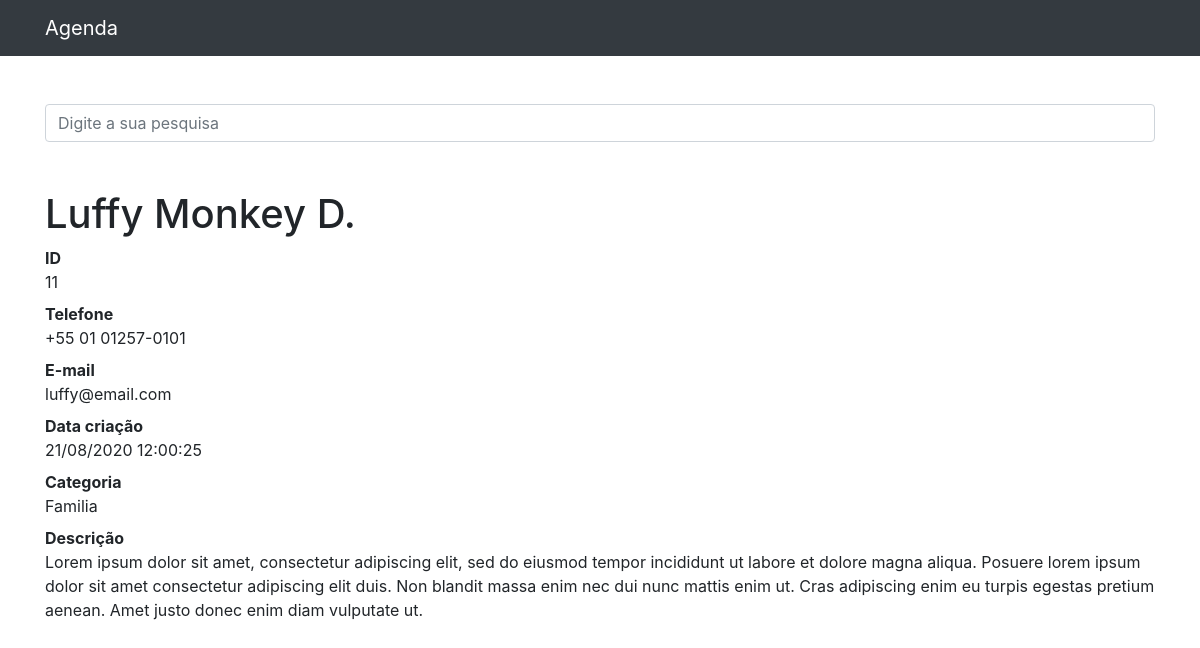
Page /11 on the committed database.
### contatos/models.py (models this page shows, shortened)
class Contato(models.Model):
    nome = models.CharField(max_length=255)
    sobrenome = models.CharField(max_length=255, blank=True)
    telefone = models.CharField(max_length=255)
    email = models.CharField(max_length=255, blank=True)
    data_criacao = models.DateTimeField(default=timezone.now)
    descricao = models.TextField(blank=True)
    categoria = models.ForeignKey(Categoria, on_delete=models.DO_NOTHING)
    mostrar = models.BooleanField(default=True)
    foto = models.ImageField(blank=True, upload_to='fotos/%Y/%m/%d')

class Categoria(models.Model):
    nome = models.CharField(max_length=255)
    def __str__(self):
        return self.nome

### contatos/views.py (the view)
# urls.py: path('<int:contato_id>', views.ver_contato, name='ver_contato'),
def ver_contato(request, contato_id):
    contato = get_object_or_404(Contato, id=contato_id)
    if not contato.mostrar:
        raise Http404()
    return render(request, 'contatos/ver_contato.html', {
        'contato': contato
    })

### contatos/templates/contatos/ver_contato.html (shortened to what this page needs)
{% extends 'base.html' %}
{%block conteudo%}
  <h1 class="mt-5">{{ contato.nome }} {{ contato.sobrenome }}</h1>
  <dl>
    <dt>ID</dt>
    <dd>{{ contato.id }}</dd>
    <dt>Telefone</dt>
    <dd>{{ contato.telefone }}</dd>
    <dt>E-mail</dt>
    <dd>{{ contato.email }}</dd>
    <dt>Data criação</dt>
    <dd>{{ contato.data_criacao|date:'d/m/Y H:i:s' }}</dd>
    <dt>Categoria</dt>
    <dd>{{ contato.categoria }}</dd>
    <dt>Descrição</dt>
    <dd>
      {{ contato.descricao }}
    </dd>
  </dl>
{%endblock%}

### rows in the picture
Contato: nome "Luffy", sobrenome "Monkey D.", id "11", telefone "+55 01 01257-0101", email "luffy@email.com", data_criacao "21/08/2020 12:00:25", categoria "Familia", descricao "Lorem ipsum dolor sit amet, consectetur adipiscing elit, sed do eiusmod tempor incididunt ut labore et dolore magna aliqua. Posuere lorem ipsum dolor sit amet consectetur adipiscing elit duis. Non blandit massa enim nec dui nunc mattis enim ut. Cras adipiscing enim eu turpis egestas pretium aenean. Amet justo donec enim diam vulputate ut."
